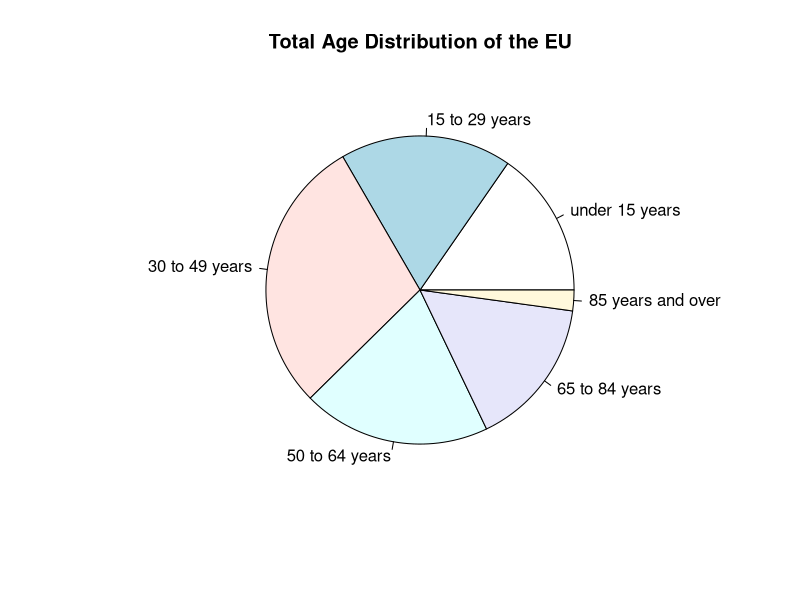
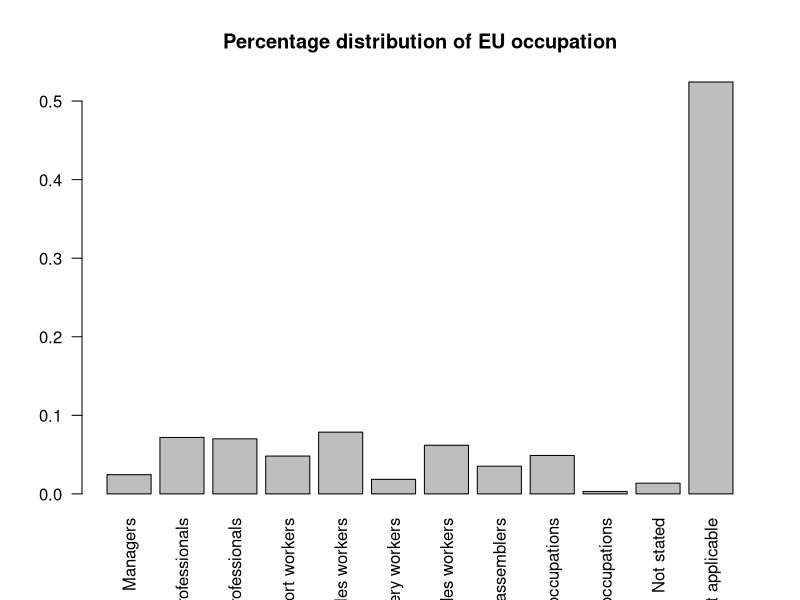
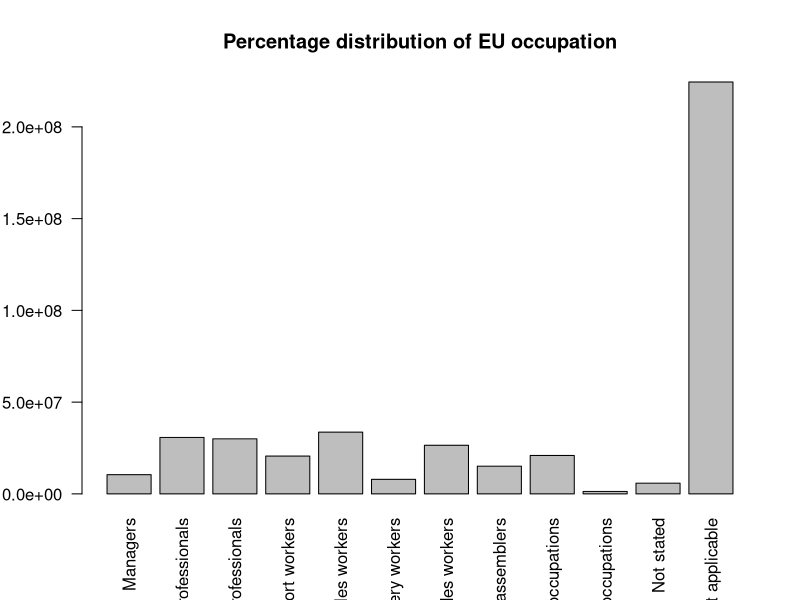

These charts were generated, in order, by the following R code:
library(readxl)

pdf("Familiarization.pdf")

# 1. Calculate the total population of each country.

# Loading the sheet
age = as.data.frame(read_xlsx("EurostatCensus2011.xlsx", sheet=1))

# Defining the sumation function
sum <- function(x) {
    output = 0
    for (thing in x) {
        output = output + thing
    }
    return(output)
}

sensus <- function(df, hush = FALSE) {
    # Keeping a varibale for the numbre of rows to not re calculate multiple times within the rest of the funcion
    length = nrow(df)
    # Keeping a variable that hold all the sums
    holder = c(1:length)
    # For slicing
    for (index in 1:length) {
        # Isolating data
        data = df[index,2:ncol(df)]
        # Calculating
        holder[index] = sum(data)
        # Showing output
        if (hush) {
        }
        else {
            print(c('The total population of ', df[index, 1], ' is', holder[index]))
        }
    }
    return(sum(holder))
}

# Assigned to a varibale to not print the return value
quiet = sensus(age)

# Question delimination for ease of reading output
print('---------')

# 2. Calculate the total population of the European Union (EU) and the total
# population per age group.

# Defining criteria for EU
exclude = c('United Kingdom', 'Iceland', 'Liechtenstein', 'Norway', 'Switzerland')

# Filtering data from non EU countries
new = subset(age, age$Country != exclude)
# Clearing memory
rm(age)

# Calculating
result = sensus(new, hush = TRUE)
print(c('EU population: ', result))

# Second requirement
groups <- function(df, hush = FALSE) {
    # Saving to a variable to not call the function multiple times
    size = ncol(df)
    # Preparing output for question 3
    holder = c()
    # Going over all the columns other than "Country"
    for (col in 2:size) {
        # Saving column data
        data = df[,col]
        # Calculating sum
        holder[col-1] = sum(data)
        # Showing output
        if (hush) {
        }
        else {
            print(c('The total population of age group', colnames(df)[col], ' is', holder[col-1]))
        }
    }
    return(holder)
}

# Saving for question 3
results = groups(new)

print('---------')

# 3. Using a pie chart represent the total age distribution of the EU
# population.

# See question 2
pie(results[1:ncol(new)-1], colnames(new)[2:ncol(new)], main = 'Total Age Distribution of the EU')
# Managing memory
rm(new)

# 4. Using barplot represent the occupation distribution of the EU population
# i. As a percentage (%)
job = as.data.frame(read_xlsx("EurostatCensus2011.xlsx", sheet = 2))
# Removing non EU data
df = subset(job, job$`GEOGRAPHICAL AREA` != exclude)
# Managing memory
rm(job)

# Gettin occupation data
occ = groups(df, hush = TRUE)

# Initializing data structure
comparison = c()

# Comparing with population statistics
for (entry in 1:length(occ)) {
    relative = occ[entry]/result
    comparison[entry] = relative
}

barplot(comparison, main = 'Percentage distribution of EU occupation', names.arg = colnames(df)[2:ncol(df)], las=2)

# ii. In absolute values
# All the same without the fraction
absolute = c()
for (entry in 1:length(occ)) {
    absolute[entry] = occ[entry]
}

barplot(absolute, main = 'Percentage distribution of EU occupation', names.arg = colnames(df)[2:ncol(df)], las=2)

# 5. Using a pie chart represent the percentage of non-local EU population
# per continent of origin. 
final = as.data.frame(read_xlsx("EurostatCensus2011.xlsx", sheet = 3))
# Removing non EU countries
pruned = subset(final, final$`GEOGRAPHICAL AREA/COUNTRY OF CITIZENSHIP` != exclude)
# Managing memory
rm(final)


# pie()

dev.off()
